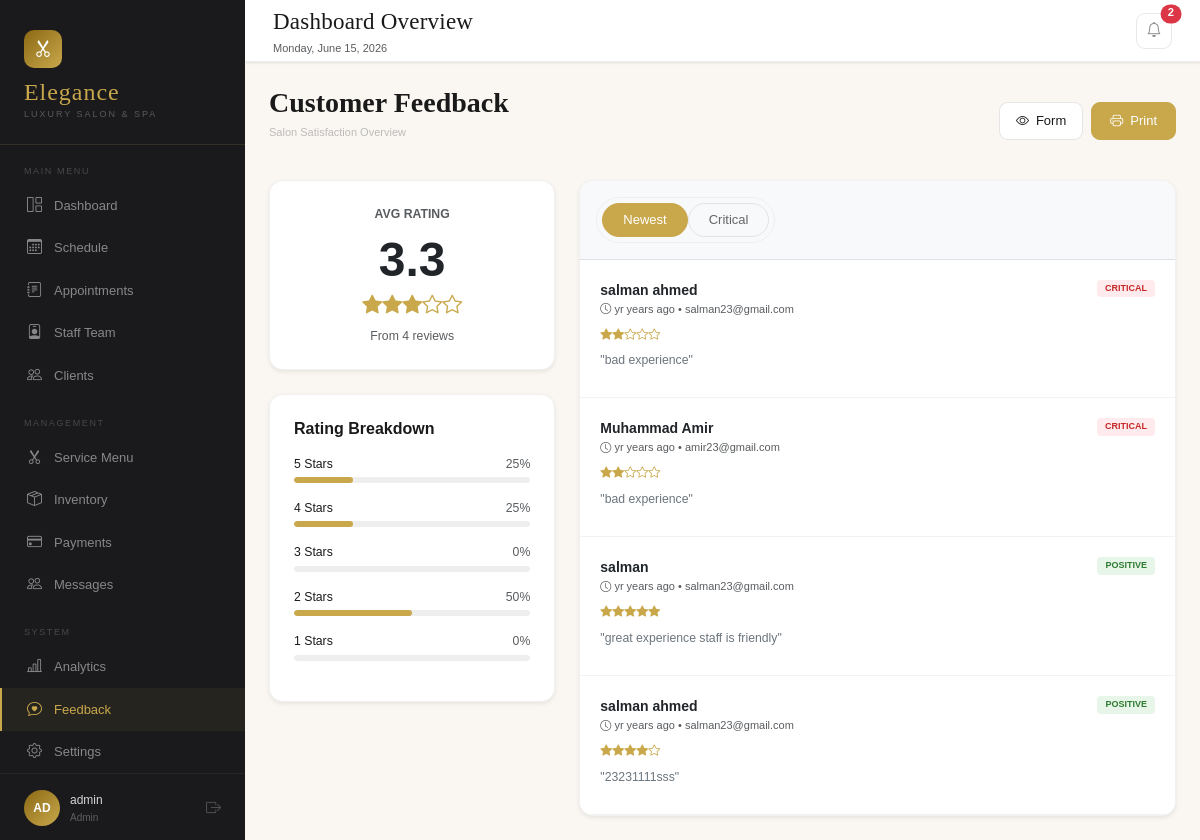
The app's page /dashboard/feedback.php (signed in) with its own data.
### tables this page shows
CREATE TABLE `feedbacks` (
  `id` int(11) NOT NULL,
  `name` varchar(100) NOT NULL,
  `email` varchar(100) NOT NULL,
  `rating` int(11) NOT NULL,
  `message` text NOT NULL,
  `status` enum('new','read') DEFAULT 'new',
  `created_at` timestamp NOT NULL DEFAULT current_timestamp()
);

### dashboard/feedback.php (the view, shortened to what this page needs)
<?php
require_once '../includes/db.php';
$stats_query = "SELECT
    COUNT(*) as total_reviews,
    AVG(rating) as avg_rating,
    SUM(CASE WHEN rating = 5 THEN 1 ELSE 0 END) as star5,
    SUM(CASE WHEN rating = 4 THEN 1 ELSE 0 END) as star4,
    SUM(CASE WHEN rating = 3 THEN 1 ELSE 0 END) as star3,
    SUM(CASE WHEN rating = 2 THEN 1 ELSE 0 END) as star2,
    SUM(CASE WHEN rating = 1 THEN 1 ELSE 0 END) as star1
FROM feedbacks";
$stats_res = $conn->query($stats_query);
$stats = $stats_res->fetch_assoc();
$total = $stats['total_reviews'] ?: 1;
$average = round($stats['avg_rating'], 1) ?: 0;
$filter = $_GET['filter'] ?? 'newest';
$order_by = ($filter === 'critical') ? "rating ASC, created_at DESC" : "created_at DESC";
$feedbacks = $conn->query("SELECT * FROM feedbacks WHERE status != 'archived' ORDER BY $order_by LIMIT 50");
function get_percent($val, $total)
{
    return ($val / $total) * 100;
}
function time_elapsed_string($datetime)
{
    $now = new DateTime;
    $ago = new DateTime($datetime);
    $diff = $now->diff($ago);
    $w = floor($diff->d / 7);
    $d = $diff->d - ($w * 7);
    $items = ['y' => 'yr', 'm' => 'mo', 'w' => $w, 'd' => $d, 'h' => $diff->h, 'i' => 'min'];
    $labels = ['y' => 'year', 'm' => 'month', 'w' => 'week', 'd' => 'day', 'h' => 'hour', 'i' => 'minute'];
    foreach ($items as $k => $v) {
        if ($v > 0) return $v . ' ' . $labels[$k] . ($v > 1 ? 's' : '') . ' ago';
    }
    return 'Just now';
}
?>
<!DOCTYPE html>
<html lang="en">
<head>
    <link href="../assets/css/bootstrap.min.css" rel="stylesheet">
    <link href="https://cdn.jsdelivr.net/npm/bootstrap-icons@1.11.0/font/bootstrap-icons.css" rel="stylesheet">
    <link rel="stylesheet" href="../assets/css/dashboard.css">
</head>
<body>
    <?php include('../includes/sidebar.php'); ?>
    <div class="main-area">
        <?php include('../includes/topbar.php'); ?>
        <div class="content-area container-fluid px-3 px-md-4 py-4">
            <div class="row g-3 align-items-center mb-4">
                <div class="col-12 col-md-6">
                    <h2 class="panel-title fs-3 mb-1">Customer Feedback</h2>
                    <p class="panel-subtitle">Salon Satisfaction Overview</p>
                </div>
                <div class="col-12 col-md-6 d-flex justify-content-md-end gap-2">
                    <a href="../feedback.php" class="btn-outline btn-sm text-decoration-none"><i class="bi bi-eye"></i> Form</a>
                    <button onclick="window.print()" class="btn-gold btn-sm"><i class="bi bi-printer"></i> Print</button>
                </div>
            </div>
            <div class="row g-4">
                <div class="col-12 col-lg-4">
                    <div class="panel p-4 text-center mb-4 bg-white shadow-sm">
                        <div class="small text-muted text-uppercase fw-bold mb-2">Avg Rating</div>
                        <div class="display-5 fw-bold text-dark"><?php echo $average; ?></div>
                        <div class="star-rating fs-5 mb-2">
                            <?php for ($i = 1; $i <= 5; $i++) echo ($i <= $average) ? '<i class="bi bi-star-fill"></i>' : '<i class="bi bi-star"></i>'; ?>
                        </div>
                        <div class="small text-muted">From <?php echo number_format($total); ?> reviews</div>
                    </div>
                    <div class="panel p-4 bg-white shadow-sm">
                        <h6 class="fw-bold mb-3">Rating Breakdown</h6>
                        <?php for ($s = 5; $s >= 1; $s--):
                            $count = $stats['star' . $s] ?? 0;
                            $pct = get_percent($count, $total); ?>
                            <div class="mb-3">
                                <div class="d-flex justify-content-between small mb-1">
                                    <span><?php echo $s; ?> Stars</span>
                                    <span class="text-muted"><?php echo round($pct); ?>%</span>
                                </div>
                                <div class="inv-bar">
                                    <div class="inv-fill" style="width:<?php echo $pct; ?>%"></div>
                                </div>
                            </div>
                        <?php endfor; ?>
                    </div>
                </div>
                <div class="col-12 col-lg-8">
                    <div class="panel bg-white shadow-sm overflow-hidden">
                        <div class="p-3 border-bottom bg-light d-flex justify-content-center justify-content-md-start">
                            <div class="tab-pills-container">
                                <a href="?filter=newest" class="tab-pill <?php echo $filter == 'newest' ? 'active' : ''; ?>">Newest</a>
                                <a href="?filter=critical" class="tab-pill <?php echo $filter == 'critical' ? 'active' : ''; ?>">Critical</a>
                            </div>
                        </div>
                        <div class="feedback-list">
                            <?php if ($feedbacks->num_rows > 0): while ($row = $feedbacks->fetch_assoc()):
                                    $sent = ($row['rating'] >= 4) ? 'positive' : (($row['rating'] == 3) ? 'neutral' : 'critical'); ?>
                                    <div class="feedback-item">
                                        <div class="d-flex justify-content-between align-items-start mb-2">
                                            <div>
                                                <div class="fw-bold text-dark"><?php echo htmlspecialchars($row['name']); ?></div>
                                                <div class="small text-muted mb-2" style="font-size: 11px;">
                                                    <i class="bi bi-clock"></i> <?php echo time_elapsed_string($row['created_at']); ?> • <?php echo htmlspecialchars($row['email']); ?>
                                                </div>
                                                <div class="star-rating mb-2">
                                                    <?php for ($i = 1; $i <= 5; $i++) echo ($i <= $row['rating']) ? '<i class="bi bi-star-fill"></i>' : '<i class="bi bi-star"></i>'; ?>
                                                </div>
                                                <p class="small text-secondary mb-0">"<?php echo htmlspecialchars($row['message']); ?>"</p>
                                            </div>
                                            <span class="sentiment-badge sentiment-<?php echo $sent; ?>"><?php echo $sent; ?></span>
                                        </div>
                                    </div>
                                <?php endwhile;
                            else: ?>
                                <div class="p-5 text-center text-muted">No reviews found.</div>
                            <?php endif; ?>
                        </div>
                    </div>
                </div>
            </div>
        </div>
    </div>
</body>
</html>

### assets/css/dashboard.css (style rules this page uses)
:root { --gold: #c9a84c; --gold-light: #e8d4a0; --gold-dark: #8b6914; --cream: #faf7f2; --blush: #f2e8e4; --rose: #c48b8b; --charcoal: #1c1c1e; --sidebar-bg: #1a1a1c; --sidebar-width: 245px; --font-display: "Cormorant Garamond", serif; --font-body: "DM Sans", sans-serif; --panel-radius: 14px; --shadow-sm: 0 1px 3px rgba(0, 0, 0, 0.06), 0 1px 2px rgba(0, 0, 0, 0.04); }
* { margin: 0; padding: 0; box-sizing: border-box; }
body { font-family: var(--font-body); background: var(--cream); color: var(--charcoal); display: flex; height: 100vh; overflow: hidden; font-size: 14px; line-height: 1.5; }
.panel { background: white; border-radius: var(--panel-radius); border: 1px solid rgba(0, 0, 0, 0.055); overflow: hidden; box-shadow: var(--shadow-sm); }
.panel-title { font-family: var(--font-display); font-size: 18px; color: var(--charcoal); font-weight: 600; }
.panel-subtitle { font-size: 11px; color: #bbb; margin-top: 1px; }
.btn-gold { background: var(--gold); border: 1px solid var(--gold); color: white; border-radius: 9px; padding: 8px 18px; font-size: 13px; font-weight: 500; cursor: pointer; display: flex; align-items: center; gap: 7px; font-family: var(--font-body); transition: all 0.15s; white-space: nowrap; }
.btn-outline { background: white; border: 1px solid rgba(0, 0, 0, 0.1); color: var(--charcoal); border-radius: 9px; padding: 8px 16px; font-size: 13px; cursor: pointer; display: flex; align-items: center; gap: 7px; font-family: var(--font-body); transition: all 0.15s; }
.tab-pill { font-size: 12px; padding: 6px 16px; border-radius: 20px; cursor: pointer; border: 1px solid rgba(0, 0, 0, 0.09); background: transparent; color: #888; font-family: var(--font-body); transition: all 0.15s; }
.tab-pill.active { background: var(--gold); border-color: var(--gold); color: white; }
.main-area { flex: 1; display: flex; flex-direction: column; overflow: hidden; min-width: 0; }
.content-area { flex: 1; overflow-y: auto; padding: 26px 28px 40px; }
.inv-bar { height: 5px; background: #f0ece4; border-radius: 3px; overflow: hidden; }
.inv-fill { height: 100%; border-radius: 3px; transition: width 0.6s ease; }

### dashboard/feedback.php (style rules this page uses)
:root { --gold: #c9a84c; --charcoal: #1a1a1a; }
.feedback-item { padding: 20px; border-bottom: 1px solid rgba(0, 0, 0, 0.05); }
.star-rating { color: var(--gold); font-size: 12px; }
.tab-pills-container { background: #f8f9fa; padding: 5px; border-radius: 30px; display: inline-flex; border: 1px solid #eee; }
.tab-pill { padding: 6px 20px; font-size: 13px; border-radius: 20px; color: #666 !important; text-decoration: none !important; transition: 0.3s; }
.tab-pill.active { background: var(--gold) !important; color: white !important; }
.sentiment-badge { font-size: 9px; padding: 2px 8px; border-radius: 4px; text-transform: uppercase; font-weight: 700; }
.sentiment-positive { background: #E8F5E9; color: #2E7D32; }
.sentiment-critical { background: #FFEBEE; color: #C62828; }
.inv-bar { height: 6px; background: #eee; border-radius: 10px; margin: 4px 0; }
.inv-fill { height: 100%; background: var(--gold); border-radius: 10px; }

### records on screen
feedbacks: name "salman ahmed", created_at "yr years ago", email "salman23@gmail.com", message "bad experience", rating "CRITICAL"
feedbacks: name "Muhammad Amir", created_at "yr years ago", email "amir23@gmail.com", message "bad experience", rating "CRITICAL"
feedbacks: name "salman", created_at "yr years ago", email "salman23@gmail.com", message "great experience staff is friendly", rating "POSITIVE"
feedbacks: name "salman ahmed", created_at "yr years ago", email "salman23@gmail.com", message "23231111sss", rating "POSITIVE"

### other values on screen
substr(getUserName(), 0, 2) "AD"
getUserName() "admin"
getUserRole() "Admin"
$notif_count "2"
$average "3.3"
$total "4"
$pct "25"
$pct "0"
$pct "50"
